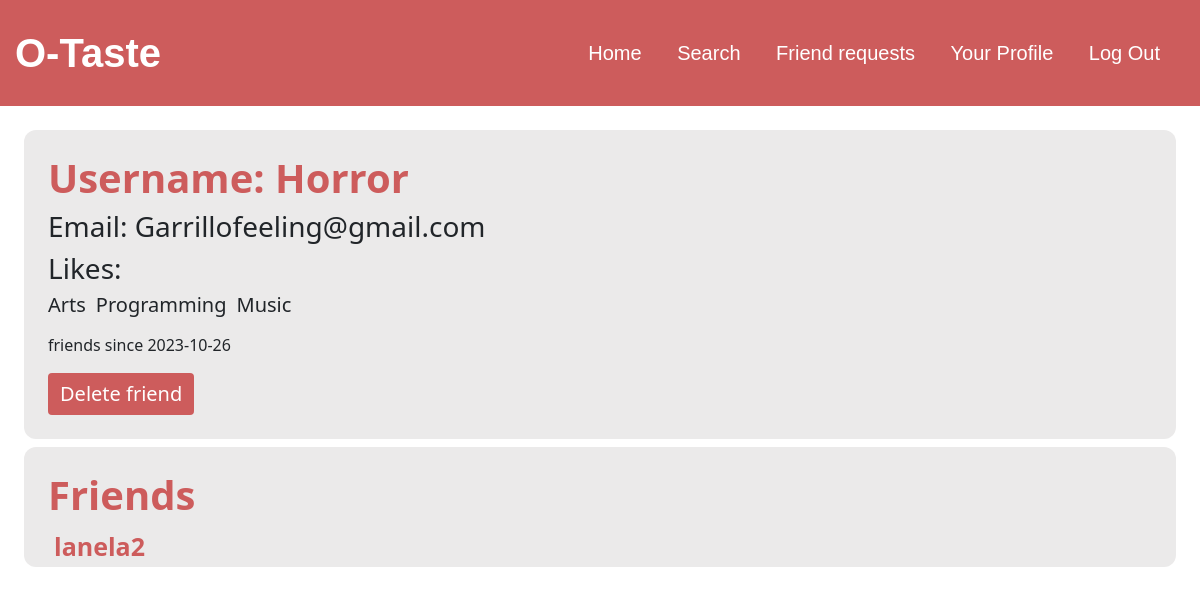
The page /other_profile?userId=1 (signed in) on the database its author committed.
### tables this page shows
CREATE TABLE users (id INTEGER PRIMARY KEY AUTOINCREMENT NOT NULL, username TEXT NOT NULL, hash TEXT NOT NULL, birthday text not null, gender text not null, email text not null);

CREATE TABLE "areas" (id integer primary key autoincrement not null, name text(50) not null);

CREATE TABLE connections (id integer primary key autoincrement, userId integer not null, connectionId integer not null, date text not null, time text not null, foreign key(userId) references users(id), foreign key(connectionId) references users(id));

### app.py (the view, shortened to what this page needs)
@app.route("/other_profile")
def other_profile():
    def set_profile(id):
        friends = False
        request_sent = False
        request_received = False
        rows = db.execute("SELECT username, email FROM users WHERE id = ?", id)
        user = rows[0]
        user_interests = db.execute("SELECT a.name FROM interests i join areas a on a.id = i.areaId WHERE i.userId = ?", id)
        interests = db.execute("SELECT name FROM areas order by name")
        user_friends = db.execute("select u.id, u.username from users u join connections c on c.connectionId = u.id where c.userId = ?", id)
        rows = db.execute("select id, date from connections where userId = ? and connectionId = ?", id, session["user_id"])
        if rows:
            friends = True
            user["date"] = rows[0]["date"]
        return user, user_interests, interests, user_friends, friends, request_sent, request_received
    id = request.args.get("userId")
    if int(id) == int(session["user_id"]):
        return redirect("/profile")
    user, user_interests, interests, user_friends, friends, request_sent, request_received = set_profile(id)
    return render_template(
        "other_profile.html",
        user=user,
        user_interests=user_interests,
        interests=interests,
        user_friends=user_friends,
        id=id,
        friends=friends,
        request_sent=request_sent,
        request_received=request_received
        ), 200

### app.py (called while the page is built)
@app.after_request
def after_request(response):
    response.headers["Cache-Control"] = "no-cache, no-store, must-revalidate"
    response.headers["Expires"] = 0
    response.headers["Pragma"] = "no-cache"
    return response

### templates/other_profile.html (shortened to what this page needs)
{% extends "layout.html" %}
{% block main %}
    <div class="mx-4 my-4">
        <section class="background px-4 py-4 mb-2">
            <h1 class="title">Username: {{ user.username }}</h1>
            {% if friends %}
                <h3>Email: {{ user.email }}</h3>
            {% endif %}
            <h3>Likes: </h3>
            {% if user_interests %}
                <div class="mb-4">
                    {% for interest in user_interests %}
                        <h5 class="like-display"> {{ interest.name }} </h5>
                    {% endfor %}
                </div>
            {% else %}
                <p>They have no interests</p>
            {% endif %}
            <br>
            <div class="text-left">
                {% if friends %}
                    <p>friends since {{ user.date }}</p>
                    <form action="/delete_friend"  method="post">
                        <button class="btn btn-primary-name" type="submit" style="background-color: indianred; color: white; border:none; font-size: 20px;">Delete friend</button>
                    </form>
                {% endif %}
            </div>
        </section>
        <section class="background px-4 py-4 mb-2">
            <h1 class="title">Friends</h1>
            {% if user_friends %}
                {% for friend in user_friends %}
                    <div class="mb-4">
                        <form action="/other_profile" style="float:left">
                            <button class="search-name" type="submit">{{ friend.username }}</button>
                        </form>
                    </div>
                {% endfor %}
            {% else %}
                <p>You have no friends</p>
            {% endif %}
        </section>
    </div>
{% endblock %}

### static/styles.css (style rules this page uses)
.background { background-color: rgb(235, 234, 234); border-radius: 12px; }
.like-display { float: left; margin-right: 10px; }
.title { color: indianred; font-weight: bold; }
.search-name { color: indianred; font-size: 25px; font-weight: bold; text-decoration: none; background-color: rgb(235, 234, 234); border:none; }

### rows shown on the page
users: username "Horror", email "Garrillofeeling@gmail.com"
areas: name "Arts"
areas: name "Programming"
areas: name "Music"
connections: date "2023-10-26"
users: username "lanela2"
